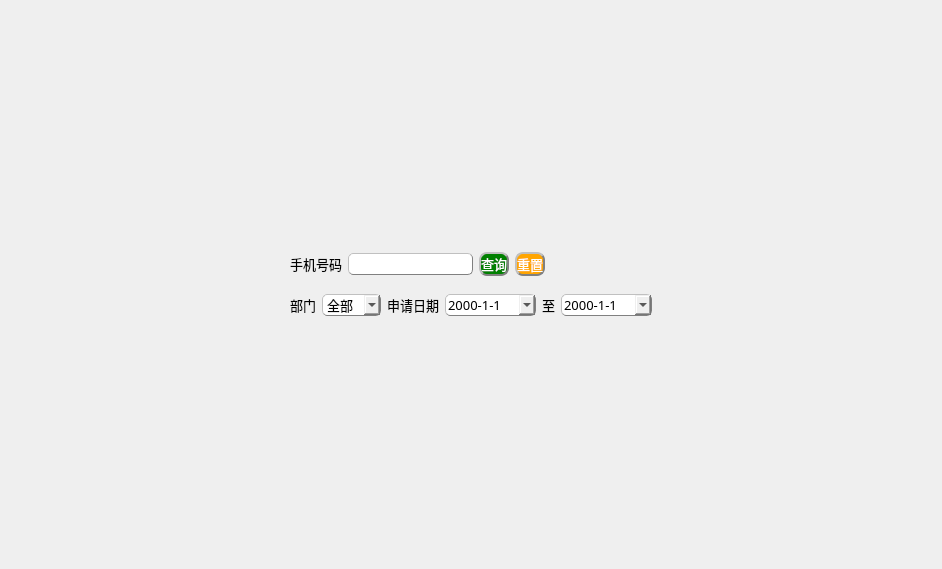
<?xml version="1.0" encoding="UTF-8"?>
<ui version="4.0">
 <class>Form</class>
 <widget class="QWidget" name="Form">
  <property name="geometry">
   <rect>
    <x>0</x>
    <y>0</y>
    <width>942</width>
    <height>569</height>
   </rect>
  </property>
  <property name="windowTitle">
   <string>Form</string>
  </property>
  <layout class="QGridLayout" name="gridLayout_3">
   <item row="0" column="0">
    <layout class="QVBoxLayout" name="verticalLayout">
     <property name="spacing">
      <number>0</number>
     </property>
     <property name="leftMargin">
      <number>10</number>
     </property>
     <property name="topMargin">
      <number>10</number>
     </property>
     <property name="rightMargin">
      <number>10</number>
     </property>
     <property name="bottomMargin">
      <number>10</number>
     </property>
     <item>
      <widget class="QWidget" name="widget_2" native="true">
       <property name="sizePolicy">
        <sizepolicy hsizetype="Fixed" vsizetype="Fixed">
         <horstretch>0</horstretch>
         <verstretch>0</verstretch>
        </sizepolicy>
       </property>
       <property name="font">
        <font>
         <family>黑体</family>
         <pointsize>10</pointsize>
        </font>
       </property>
       <layout class="QGridLayout" name="gridLayout_2">
        <item row="0" column="0">
         <widget class="QLabel" name="label">
          <property name="sizePolicy">
           <sizepolicy hsizetype="Fixed" vsizetype="Fixed">
            <horstretch>0</horstretch>
            <verstretch>0</verstretch>
           </sizepolicy>
          </property>
          <property name="text">
           <string>手机号码</string>
          </property>
         </widget>
        </item>
        <item row="0" column="1">
         <widget class="QLineEdit" name="lineEdit">
          <property name="sizePolicy">
           <sizepolicy hsizetype="Fixed" vsizetype="Fixed">
            <horstretch>0</horstretch>
            <verstretch>0</verstretch>
           </sizepolicy>
          </property>
          <property name="font">
           <font>
            <family>黑体</family>
            <pointsize>10</pointsize>
           </font>
          </property>
          <property name="styleSheet">
           <string notr="true">QLineEdit{
	border-radius:5px;
	border:1px groove gray;	
	border-style:outset;
}</string>
          </property>
         </widget>
        </item>
        <item row="0" column="2">
         <widget class="QPushButton" name="pushButton">
          <property name="sizePolicy">
           <sizepolicy hsizetype="Preferred" vsizetype="Fixed">
            <horstretch>0</horstretch>
            <verstretch>0</verstretch>
           </sizepolicy>
          </property>
          <property name="font">
           <font>
            <family>黑体</family>
            <pointsize>10</pointsize>
           </font>
          </property>
          <property name="styleSheet">
           <string notr="true">QPushButton{
	background-color:green;
	color:white;
	border-radius:8px;
	border:2px groove gray;
	border-style:outset;
}</string>
          </property>
          <property name="text">
           <string>查询</string>
          </property>
          <property name="checkable">
           <bool>true</bool>
          </property>
         </widget>
        </item>
        <item row="0" column="3">
         <widget class="QPushButton" name="pushButton_2">
          <property name="sizePolicy">
           <sizepolicy hsizetype="Preferred" vsizetype="Fixed">
            <horstretch>0</horstretch>
            <verstretch>0</verstretch>
           </sizepolicy>
          </property>
          <property name="font">
           <font>
            <family>黑体</family>
            <pointsize>10</pointsize>
           </font>
          </property>
          <property name="styleSheet">
           <string notr="true">QPushButton{
	background-color:orange;
	color:white;
	border-radius:8px;
	border:2px groove gray;
	border-style:outset;
}</string>
          </property>
          <property name="text">
           <string>重置</string>
          </property>
          <property name="checkable">
           <bool>true</bool>
          </property>
         </widget>
        </item>
       </layout>
      </widget>
     </item>
     <item>
      <widget class="QWidget" name="widget" native="true">
       <property name="sizePolicy">
        <sizepolicy hsizetype="Fixed" vsizetype="Fixed">
         <horstretch>0</horstretch>
         <verstretch>0</verstretch>
        </sizepolicy>
       </property>
       <property name="font">
        <font>
         <family>黑体</family>
         <pointsize>10</pointsize>
        </font>
       </property>
       <layout class="QGridLayout" name="gridLayout">
        <item row="3" column="5">
         <widget class="QDateEdit" name="startdate">
          <property name="font">
           <font>
            <family>黑体</family>
            <pointsize>10</pointsize>
           </font>
          </property>
          <property name="styleSheet">
           <string notr="true">QDateEdit{
	border-radius:5px;
	border:1px groove gray;	
	border-style:outset;
}</string>
          </property>
          <property name="minimumDateTime">
           <datetime>
            <hour>0</hour>
            <minute>0</minute>
            <second>0</second>
            <year>1752</year>
            <month>9</month>
            <day>14</day>
           </datetime>
          </property>
          <property name="displayFormat">
           <string>yyyy-M-d</string>
          </property>
          <property name="calendarPopup">
           <bool>true</bool>
          </property>
         </widget>
        </item>
        <item row="3" column="6">
         <widget class="QLabel" name="label_5">
          <property name="text">
           <string>至</string>
          </property>
         </widget>
        </item>
        <item row="3" column="2">
         <widget class="QLabel" name="label_2">
          <property name="sizePolicy">
           <sizepolicy hsizetype="Fixed" vsizetype="Fixed">
            <horstretch>0</horstretch>
            <verstretch>0</verstretch>
           </sizepolicy>
          </property>
          <property name="text">
           <string>部门</string>
          </property>
         </widget>
        </item>
        <item row="3" column="3">
         <widget class="QComboBox" name="comboBox">
          <property name="sizePolicy">
           <sizepolicy hsizetype="Fixed" vsizetype="Fixed">
            <horstretch>0</horstretch>
            <verstretch>0</verstretch>
           </sizepolicy>
          </property>
          <property name="styleSheet">
           <string notr="true">QComboBox{
	border-radius:5px;
	border:1px groove gray;	
	border-style:outset;
}</string>
          </property>
          <item>
           <property name="text">
            <string>全部</string>
           </property>
          </item>
          <item>
           <property name="text">
            <string>财务部</string>
           </property>
          </item>
          <item>
           <property name="text">
            <string>工程部</string>
           </property>
          </item>
          <item>
           <property name="text">
            <string>项目部</string>
           </property>
          </item>
          <item>
           <property name="text">
            <string>设计部</string>
           </property>
          </item>
          <item>
           <property name="text">
            <string>秘书部</string>
           </property>
          </item>
         </widget>
        </item>
        <item row="3" column="4">
         <widget class="QLabel" name="label_3">
          <property name="font">
           <font>
            <family>黑体</family>
            <pointsize>10</pointsize>
           </font>
          </property>
          <property name="text">
           <string>申请日期</string>
          </property>
         </widget>
        </item>
        <item row="3" column="7">
         <widget class="QDateEdit" name="enddate">
          <property name="font">
           <font>
            <family>黑体</family>
            <pointsize>10</pointsize>
           </font>
          </property>
          <property name="styleSheet">
           <string notr="true">QDateEdit{
	border-radius:5px;
	border:1px groove gray;	
	border-style:outset;
}</string>
          </property>
          <property name="accelerated">
           <bool>false</bool>
          </property>
          <property name="displayFormat">
           <string>yyyy-M-d</string>
          </property>
          <property name="calendarPopup">
           <bool>true</bool>
          </property>
          <property name="currentSectionIndex">
           <number>0</number>
          </property>
         </widget>
        </item>
       </layout>
      </widget>
     </item>
     <item>
      <layout class="QGridLayout" name="gridLayout_4"/>
     </item>
    </layout>
   </item>
  </layout>
 </widget>
 <resources/>
 <connections>
  <connection>
   <sender>startdate</sender>
   <signal>dateChanged(QDate)</signal>
   <receiver>enddate</receiver>
   <slot>setDate(QDate)</slot>
   <hints>
    <hint type="sourcelabel">
     <x>357</x>
     <y>38</y>
    </hint>
    <hint type="destinationlabel">
     <x>506</x>
     <y>38</y>
    </hint>
   </hints>
  </connection>
 </connections>
</ui>
